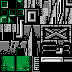

Rendered tile map (Tiled .tmx) drawn with the repository's tilesets; below, a short description and the full map source, tile grids included:
An orthogonal 9x9 tile map with 8x8 px tiles, 1 tile layer (Capa de patrones 1).

<map version="1.10" tiledversion="1.11.2" orientation="orthogonal" renderorder="right-down" width="9" height="9" tilewidth="8" tileheight="8" infinite="0" nextlayerid="2" nextobjectid="1">
 <tileset firstgid="1" source="NES - Metal Gear - Maps - Building 1 (Floor I).tsx" />
 <layer id="1" name="Capa de patrones 1" width="9" height="9">
  <data encoding="csv">
2454,1780,11385,10363,10491,10619,7287,7671,4881,
3475,6771,1405,6233,6240,333,7415,7799,8055,
2723,10875,2844,6617,6624,336,7543,7927,8183,
7263,7391,11360,6751,6146,1549,1550,1551,1552,
6145,6658,12128,6879,6274,1677,1678,1679,1680,
112,367,377,7007,6402,1805,1806,10747,1808,
240,239,10845,7135,6530,1933,1934,12128,1936,
269,270,271,272,245,12113,12114,12116,12117,
397,398,399,400,373,1523,0,0,0
</data>
 </layer>
</map>
